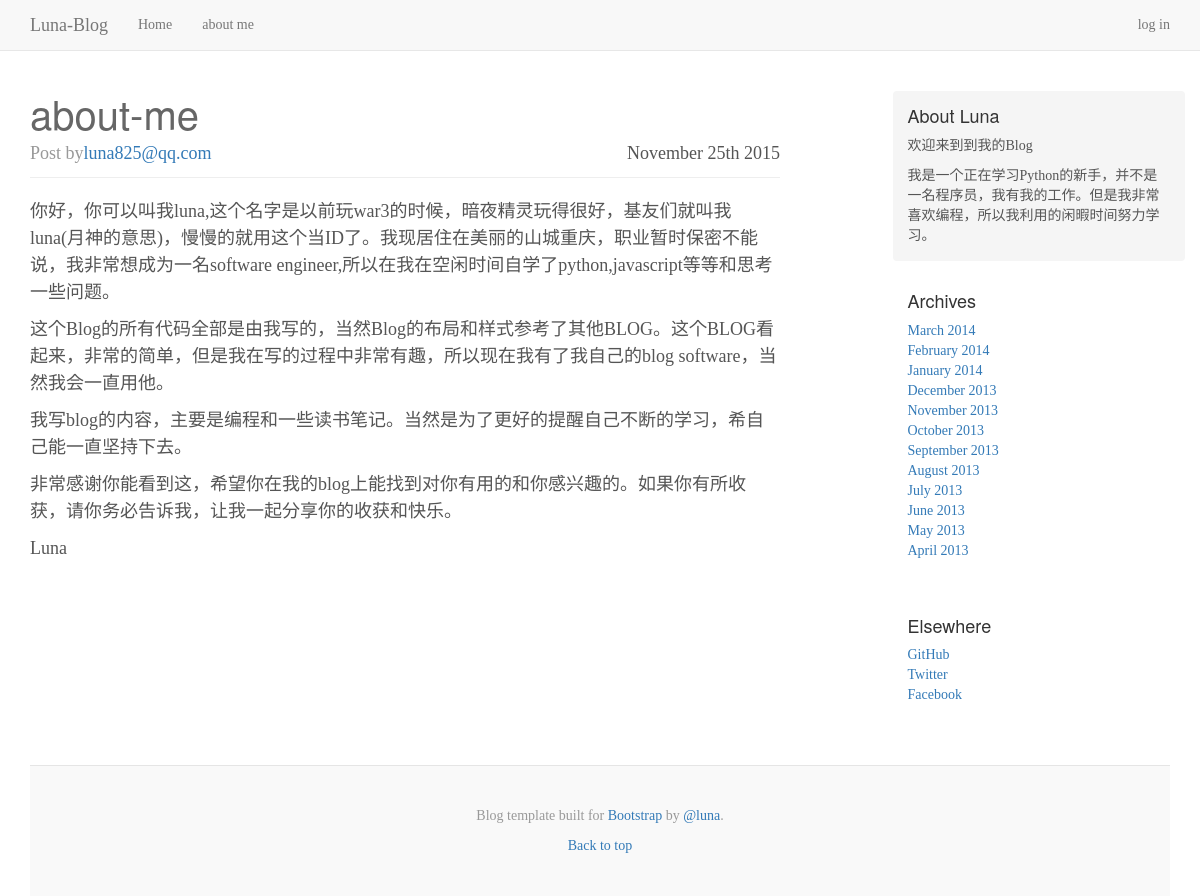
The app's page /post/4 with its own data.
### app/models.py (models this page shows, shortened)
class Post(db.Model):
	__tablename__ = 'posts'
	id = db.Column(db.Integer,primary_key=True)
	title=db.Column(db.String(128),index=True)
	body = db.Column(db.Text)
	body_html = db.Column(db.Text)
	timestamp = db.Column(db.DateTime,index = True,default=datetime.utcnow)
	author_id = db.Column(db.Integer,db.ForeignKey('administors.id'))

class Administor(db.Model,UserMixin):
	__tablename__ = 'administors'
	id = db.Column(db.Integer,primary_key=True)
	email = db.Column(db.String(64),unique=True,index=True)
	password_hash = db.Column(db.String(128))
	name = db.Column(db.String(64))
	location = db.Column(db.String(64))
	about_me = db.Column(db.Text())
	posts = db.relationship('Post',backref='author',lazy='dynamic')
	@property
	def password(self):
		raise AttributeError('不能读取密码！')

### app/main/views.py (the view)
@main.route('/post/<int:id>')
def post(id):
	post = Post.query.get_or_404(id)
	return render_template('post.html',posts=[post])

### app/templates/post.html
{% extends "base.html" %}
{% block page_content %}
<div class="col-sm-8 blog-main">
{% include "_posts.html" %}
</div>
{% endblock %}

### app/templates/_posts.html
{% for post in posts %}
<div class="blog-post">
	<div class="blog-head">
    <h2 class="blog-post-title"><a href="{{url_for('main.post',id=post.id)}}">{{post.title}}</a></h2>
    <p class="blog-post-date">{{ moment(post.timestamp).format('MMMM Do YYYY')}}</p>
     <p class="blog-post-meta"> Post by<a href="#">{{post.author.email}}</a></p>
     </div>
    {% if digest %}
		{% if post.body_html %}
		{{post.body_html[:200] | striptags }}
		{% else %}
		{{ post.body[:200]}}
		{% endif %}
	<div class="blog-read-all"><a href="{{url_for('main.post',id=post.id)}}">阅读全文</a></div>
	{% else %}
		{% if post.body_html %}
		{{post.body_html | safe }}
		{% else %}
		{{ post.body}}
		{% endif %}
	{% endif %}
</div>
{% endfor %}

### app/static/blog.css (style rules this page uses)
body { font-family: Georgia, "Times New Roman", Times, serif; color: #555; }
h1, .h1, h2, .h2, h3, .h3, h4, .h4, h5, .h5, h6, .h6 { margin-top: 0; font-family: "Helvetica Neue", Helvetica, Arial, sans-serif; font-weight: normal; color: #333; }
.blog-main { font-size: 18px; line-height: 1.5; }
.blog-head { border-bottom: 1px solid #eee; margin-bottom: 20px; }
.blog-post { margin-bottom: 60px; }
.blog-post-title { margin-bottom: 5px; font-size: 40px; }
.blog-post-title a { color: #666; }
.blog-post-meta { margin-bottom: 10px; color: #999; }
.blog-post-date { float: right; }

### records on screen
Post: title "about-me", timestamp "November 25th 2015", author.email "luna825@qq.com", body_html "你好，你可以叫我luna,这个名字是以前玩war3的时候，暗夜精灵玩得很好，基友们就叫我luna(月神的意思)，慢慢的就用这个当ID了。我现居住在美丽的山城重庆，职业暂时保密不能说，我非常想成为一名software engineer,所以在我在空闲时间自学了python,javascript等等和思考一些问题。 这个Blog的所有代码全部是由我写的，当然Blog的布局和样式参考了其他BLOG。这个BLOG看起来，非常的简单，但是我在写的过程中非常有趣，所以现在我有了我自己的blog software，当然我会一直用他。 我写blog的内容，主要是编程和一些读书笔记。当然是为了更好的提醒自己不断的学习，希自己能一直坚持下去。 非常感谢你能看到这，希望你在我的blog上能找到对你有用的和你感兴趣的。如果你有所收获，请你务必告诉我，让我一起分享你的收获和快乐。 Luna"
